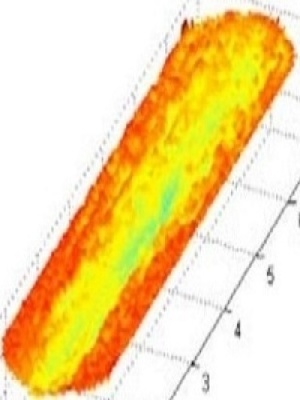
#> input picture data/augmented_dataset/Channeling/13.jpg, 300 x 400 px
$ python -i image_processing.py   (imports and definitions only)
#> lines starting #> are read from the running program, lines starting #| are printed output that depends on the picture; after the words box and inside, x2 and y2 are one past the last pixel; in counts of white or black regions, pixels touching at a corner belong together
from typing import Union
import cv2
import numpy as np


def order_points(pts: np.ndarray) -> np.ndarray:
    """Orders the four corner points of a rectangle.

    Args:
        pts: Array of 4 corner points

    Returns:
        Ordered corner points
    """
    rect = np.zeros((4, 2), dtype="float32")
    s = pts.sum(axis=1)
    rect[0] = pts[np.argmin(s)]
    rect[2] = pts[np.argmax(s)]
    diff = np.diff(pts, axis=1)
    rect[1] = pts[np.argmin(diff)]
    rect[3] = pts[np.argmax(diff)]
    return rect


def extract_surface_data(image_path: str) -> np.ndarray:
    """Extracts a 2D data matrix from an image of a 3D surface plot.

    Args:
        image_path: Path to the input image

    Returns:
        2D data matrix with normalized values
    """
    image = cv2.imread(image_path)
#> image is the input picture: shape (400, 300, 3); mean B, G, R 157.5, 218.9, 245.3
    if image is None:
        raise FileNotFoundError(f"Image not found at {image_path}")
    hsv = cv2.cvtColor(image, cv2.COLOR_BGR2HSV)
#> hsv: shape (400, 300, 3); mean H, S, V 16.4, 94.2, 246.8
    lower_bound = np.array([0, 50, 50])
    upper_bound = np.array([180, 255, 255])
    mask = cv2.inRange(hsv, lower_bound, upper_bound)
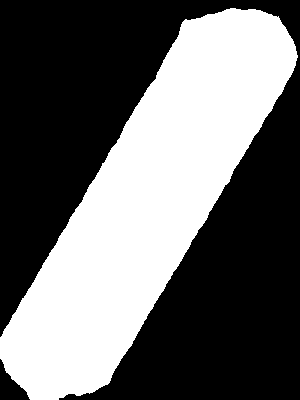
#> mask: shape (400, 300); 41.2% white; 1 white region, box (x1, y1, x2, y2) and area: (0, 8, 298, 400) 49420
    kernel = np.ones((5, 5), np.uint8)
    mask = cv2.morphologyEx(mask, cv2.MORPH_CLOSE, kernel)
#> mask: shape (400, 300); 41.2% white; 1 white region, box (x1, y1, x2, y2) and area: (0, 8, 300, 400) 49455
    mask = cv2.morphologyEx(mask, cv2.MORPH_OPEN, kernel)
#> mask: shape (400, 300); 41.2% white; 1 white region
    contours, _ = cv2.findContours(mask, cv2.RETR_EXTERNAL, cv2.CHAIN_APPROX_SIMPLE)
#> contours = 1 contour; box (x1, y1, x2, y2) and area: (0, 8, 297, 400) 48979
    if not contours:
        raise ValueError("Could not find any data contours in the image.")
    main_contour = max(contours, key=cv2.contourArea)
#> main_contour = contour of 570 points, box (x1, y1, x2, y2) (0, 8, 297, 400), area 48979
    rect = cv2.minAreaRect(main_contour)
#> rect = ((146.4, 203.4), (456.3, 121.3), -59.74)
    box = cv2.boxPoints(rect)
#> box = [[83.84, 431], [-20.93, 369.9], [209, -24.26], [313.8, 36.85]]
    src_pts = order_points(box)
#> in order_points, `s = pts.sum(axis=1)`: s = [514.8, 348.9, 184.7, 350.6]
#> in order_points, `diff = np.diff(pts, axis=1)`: diff = [347.2, 390.8, -233.2, -276.9]
#> src_pts = [[209, -24.26], [313.8, 36.85], [83.84, 431], [-20.93, 369.9]]
    (tl, tr, br, bl) = src_pts
#> tl = [209, -24.26]; tr = [313.8, 36.85]; br = [83.84, 431]; bl = [-20.93, 369.9]
    width_a = np.linalg.norm(br - bl)
#> width_a = 121.3
    width_b = np.linalg.norm(tr - tl)
#> width_b = 121.3
    max_width = max(int(width_a), int(width_b))
#> max_width = 121
    height_a = np.linalg.norm(tr - br)
#> height_a = 456.3
    height_b = np.linalg.norm(tl - bl)
#> height_b = 456.3
    max_height = max(int(height_a), int(height_b))
#> max_height = 456
    dst_pts = np.array([[0, 0], [max_width - 1, 0], [max_width - 1, max_height - 1], [0, max_height - 1]], dtype="float32")
#> dst_pts = [[0, 0], [120, 0], [120, 455], [0, 455]]
    M = cv2.getPerspectiveTransform(src_pts, dst_pts)
#> M = [[0.855, 0.499, -166.5], [-0.502, 0.861, 125.9], [-1.2e-10, 6.79e-11, 1]]
    warped_image = cv2.warpPerspective(image, M, (max_width, max_height))
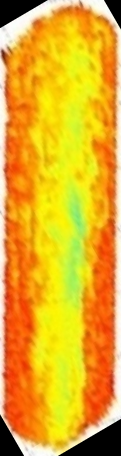
#> warped_image: shape (456, 121, 3); mean B, G, R 40.2, 171.4, 228
    warped_mask = cv2.warpPerspective(mask, M, (max_width, max_height))
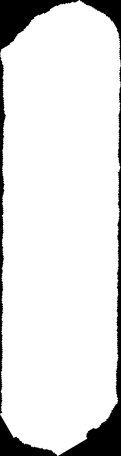
#> warped_mask: shape (456, 121); min 0, max 255, mean 225.5
    warped_hsv = cv2.cvtColor(warped_image, cv2.COLOR_BGR2HSV)
#> warped_hsv: shape (456, 121, 3); mean H, S, V 20.3, 201.1, 231.1
    hue_channel = warped_hsv[:, :, 0]
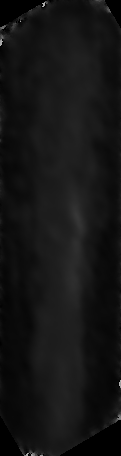
#> hue_channel: shape (456, 121); min 0, max 177, mean 20.3
    valid_hues = hue_channel[warped_mask > 0]
    if len(valid_hues) == 0:
        raise ValueError("Warped image contains no valid data pixels.")
    h_min, h_max = np.min(valid_hues), np.max(valid_hues)
#> h_min = 3; h_max = 54
    result_matrix = np.full(hue_channel.shape, np.nan, dtype=np.float32)
    if h_max - h_min > 0:
        normalized_values = (h_max - hue_channel[warped_mask > 0]) / (h_max - h_min)
    else:
        normalized_values = 0.5
    result_matrix[warped_mask > 0] = normalized_values
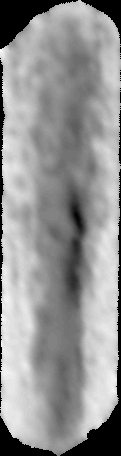
#> result_matrix: shape (456, 121) float32; 10.39% of the values are NaN or infinite; the others: min 0, max 1, mean 0.649; drawn with min black, max white, NaN and infinite black
    return result_matrix

>>> result = extract_surface_data('../../data/augmented_dataset/Channeling/13.jpg')

$ run again, on data/augmented_dataset/Channeling/16.jpg
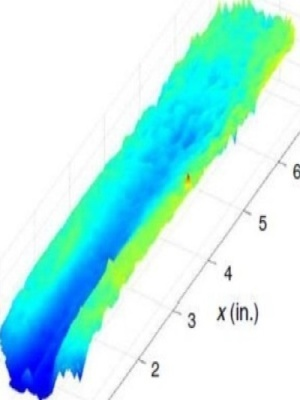
#> input picture data/augmented_dataset/Channeling/16.jpg, 300 x 400 px
#> in extract_surface_data, image is the input picture: shape (400, 300, 3); mean B, G, R 236.4, 239, 184.4
#> hsv: shape (400, 300, 3); mean H, S, V 37.5, 70.1, 250.3
#> in extract_surface_data, `mask = cv2.inRange(hsv, lower_bound, upper_bound)`:
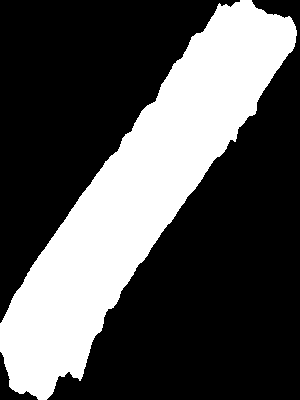
#> mask: shape (400, 300); 32.3% white; 1 white region, box (x1, y1, x2, y2) and area: (0, 0, 297, 400) 38768
#> contours = 1 contour; box (x1, y1, x2, y2) and area: (0, 0, 297, 400) 38338
#> main_contour = contour of 530 points, box (x1, y1, x2, y2) (0, 0, 297, 400), area 38338
#> rect = ((139.3, 195.3), (463.6, 102.8), -56.66)
#> box = [[54.88, 417.2], [-31, 360.7], [223.8, -26.57], [309.6, 29.92]]
#> s = [472.1, 329.7, 197.2, 339.6]
#> diff = [362.4, 391.7, -250.3, -279.7]
#> src_pts = [[223.8, -26.57], [309.6, 29.92], [54.88, 417.2], [-31, 360.7]]
#> tl = [223.8, -26.57]; tr = [309.6, 29.92]; br = [54.88, 417.2]; bl = [-31, 360.7]
#> width_a = 102.8
#> max_width = 102
#> height_a = 463.6
#> max_height = 463
#> dst_pts = [[0, 0], [101, 0], [101, 462], [0, 462]]
#> M = [[0.821, 0.54, -169.3], [-0.548, 0.833, 144.7], [-8.34e-20, 1.27e-19, 1]]
#> warped_hsv: shape (463, 102, 3); mean H, S, V 78.3, 173.7, 235.8
#> h_min = 31; h_max = 129
#> in extract_surface_data, `result_matrix[warped_mask > 0] = normalized_values`:
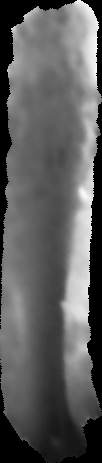
#> result_matrix: shape (463, 102) float32; 18.13% of the values are NaN or infinite; the others: min 0, max 1, mean 0.446; drawn with min black, max white, NaN and infinite black
